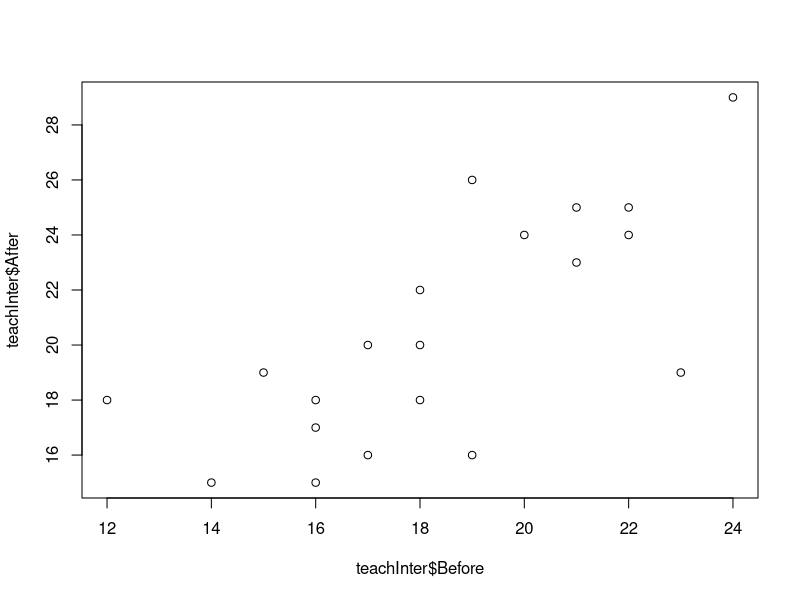
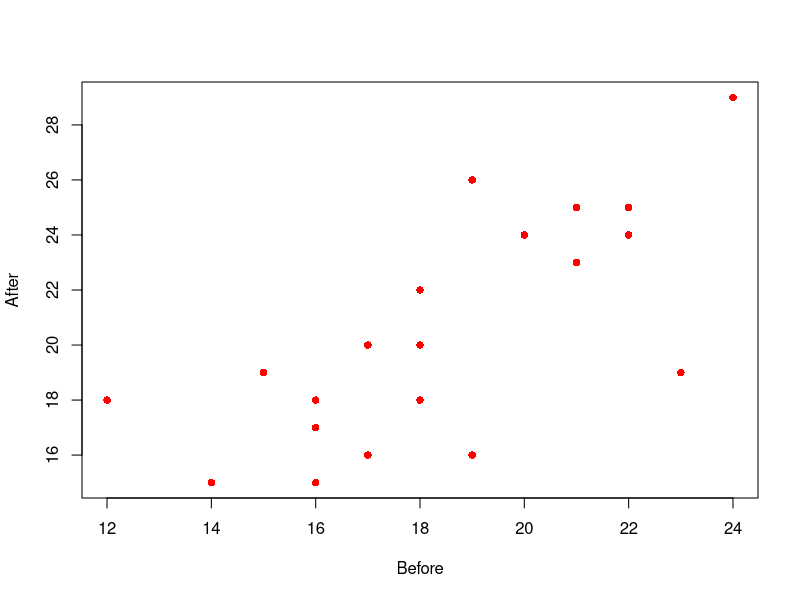

Write the R code that produced these figures, in order.
# Calculating correlations
##For Two quantitative variables

# cor = +1.00 Perfect increasing linear relationship
# cor = +0.70 Strong increasing linear relationship
# cor = +0.50 Some increasing linear relationship
# cor = 0.00 No detectable relationship
# 
# cor = 0.00 No detectable relationship
# cor = -0.50 Some decreasing linear relationship
# cor = -0.70 Strong decreasing linear relationship
# cor = -1.00 Perfect decreasing linear relationship



#Example 1
#DO NOT FORGET TO SET YOUR WORKING DIRECTORY
teachInter <- read.csv("studentdBeforeAfterTeachingIntervention.csv", fileEncoding = "UTF-8-BOM")
plot(teachInter$Before, teachInter$After)

plot(After~Before, data=teachInter, col="red",pch=16)

#Pearson Correlation
cor(teachInter$Before, teachInter$After) #Default Pearson
cor(teachInter$Before, teachInter$After, method = "pearson") 

#Spearman correlation
cor(teachInter$Before, teachInter$After, method = "spearman") 
# Pearson correlation of ranks is equivalent to Spearman correlation.
cor(rank(teachInter$Before), rank(teachInter$After))


#Example 2


pulseData <- read.csv("PulseBeforeAfterExercise.csv", fileEncoding = "UTF-8-BOM")

cor(pulseData$Pulse1, pulseData$Pulse2)

cor(pulseData$Height, pulseData$Weight)


cor(pulseData)


# Install "Hmisc" package to get p-values for matrix
install.packages("Hmisc")
require(Hmisc)
# Need to coerce from data frame to matrix
# to get correlation matrix and p-values
rcorr(as.matrix(pulseData))



#Example 3
#install.packages("datasets")
require(datasets)
data("cars")
head(cars)
cor(cars$speed,cars$dist)

# Can test one pair of variables at a time
# Gives r, hypothesis test, and confidence interval
cor.test(cars$speed,cars$dist) #P-value is small so there is a correlation between Speed and dist
detach("package:datasets", unload = TRUE)
detach("package:Hmisc", unload = TRUE)

rm(list = ls())
